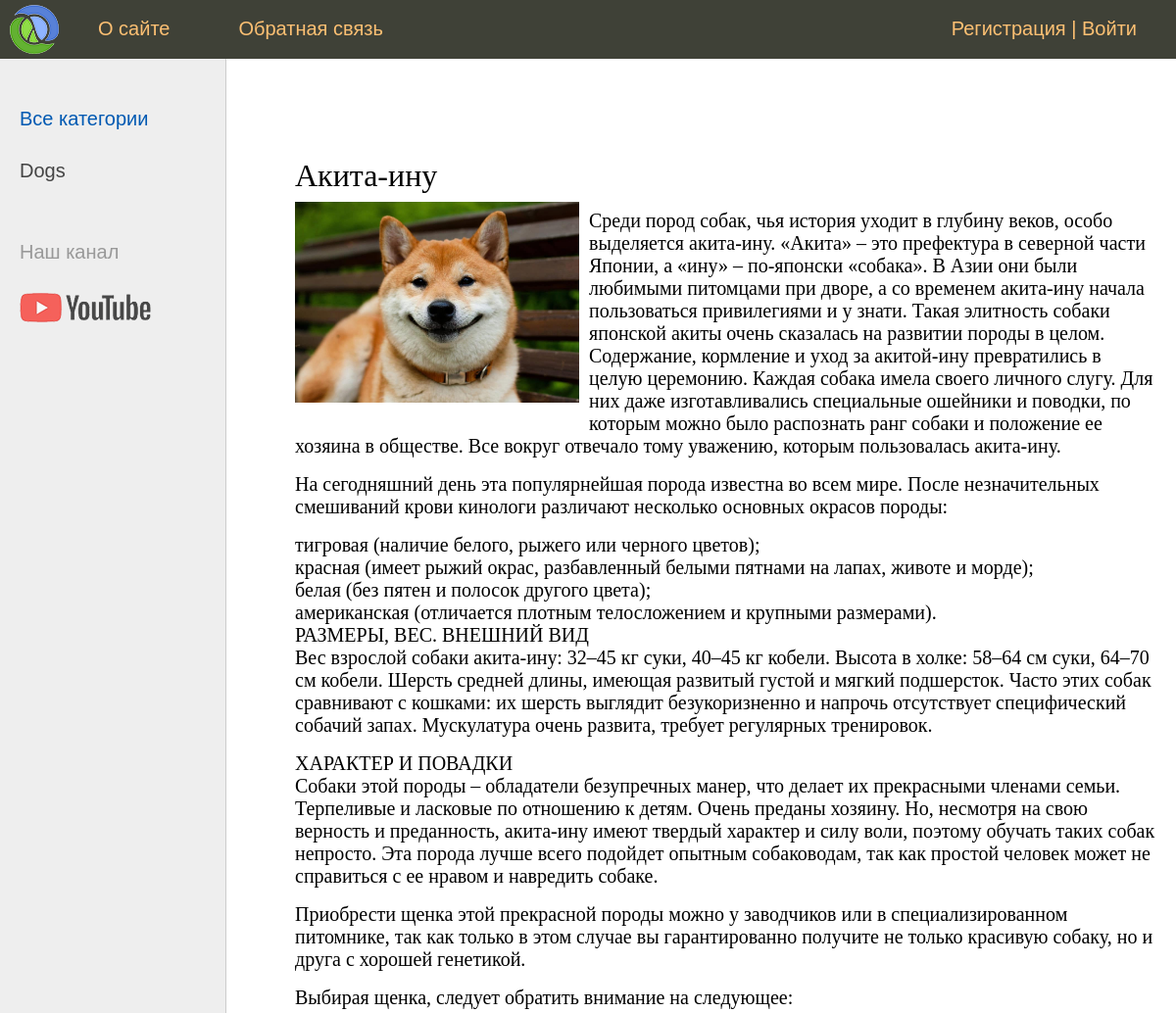
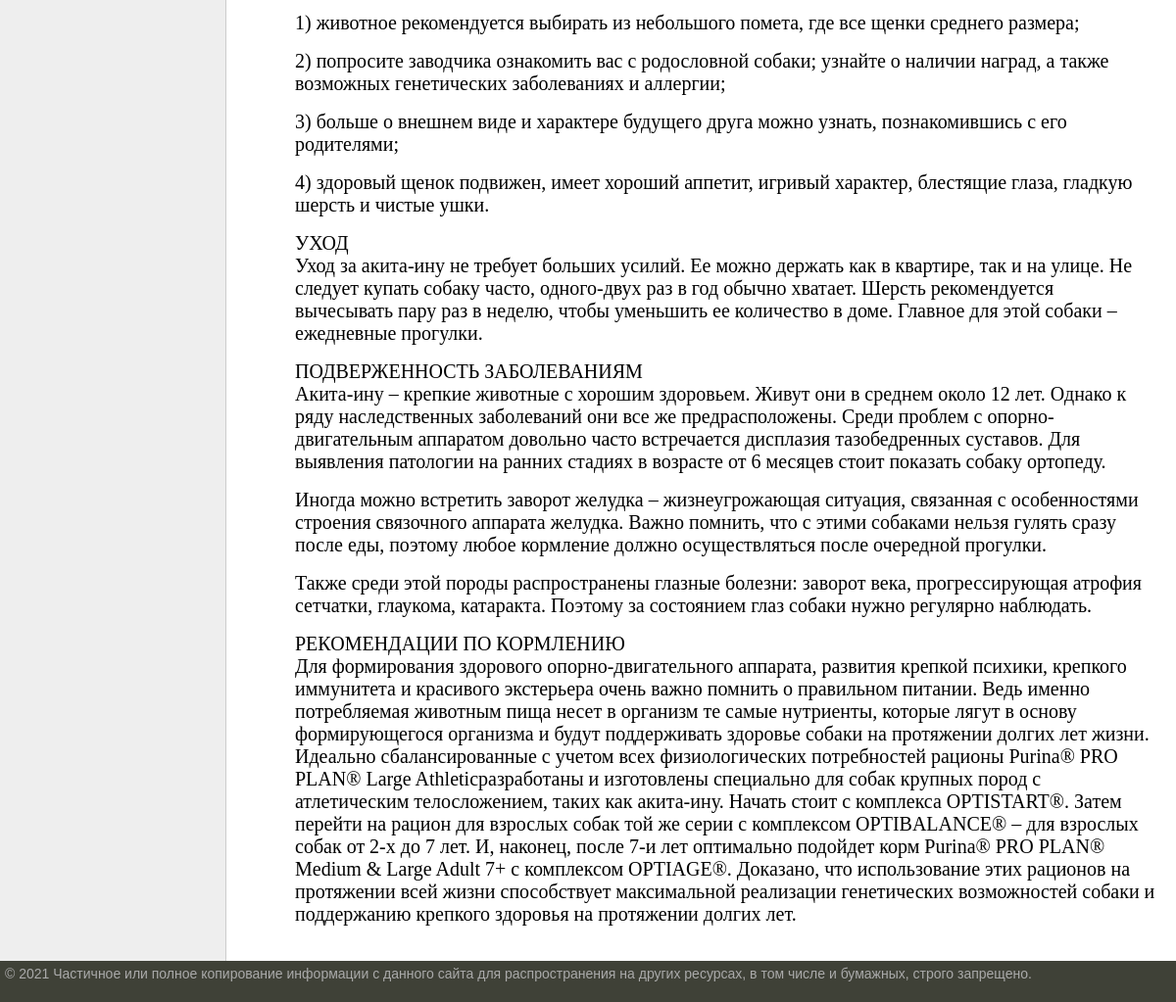
/post/akita-inu/, run on the app's committed database (2 pictures, top to bottom).
### homepets/models.py (models this page shows, shortened)
class Category(models.Model):
    name = models.CharField(max_length=100, db_index=True, verbose_name="Категория")
    slug = models.SlugField(max_length=255, unique=True, db_index=True, verbose_name="URL")
    class Meta:
        verbose_name ="категорию"
        verbose_name_plural = "Категория"
        ordering =["id"] #сортировка по имени
    def get_absolute_url(self):  # метод для базы данных({{ p.get_absolute_url }})
        return reverse("category", kwargs={'cat_slug': self.slug})

class Homepets(models.Model):
    title = models.CharField(max_length=255, verbose_name="Заголовок")
    slug = models.SlugField(max_length=255, unique=True, db_index=True, verbose_name="URL")
    content = models.TextField(blank=True, verbose_name="Текст статьи")
    time_create = models.DateTimeField(auto_now_add=True, verbose_name="Время создания")
    time_update = models.DateTimeField(auto_now=True, verbose_name="Время изменения")
    is_published = models.BooleanField(default=True, verbose_name="Публикация")
    photo = models.ImageField(upload_to="photos/%Y/%m/%d/", verbose_name="фото")
    cat = models.ForeignKey("Category", on_delete=models.PROTECT, verbose_name="Категория")
    def __str__(self):
        return self.title
    class Meta:
        verbose_name ="домашних животных"
        verbose_name_plural = "Домашние животные"
        ordering =["title"] #сортировка по имени

### homepets/views.py (the view)
# urls.py: path('post/<slug:post_slug>/', ShowPost.as_view(), name="post"),
class ShowPost(DataMixin, DetailView):
    model = Homepets
    template_name = "homepets/post.html"
    slug_url_kwarg = 'post_slug'
    context_object_name = 'post'
    def get_context_data(self, *, object_list=None,**kwargs): #отображение верхнего меню
        context = super().get_context_data(**kwargs)
        c_def = self.get_user_context(title=context['post'])
        context = dict(list(context.items()) + list(c_def.items()))  # обьеденили словари
        return context

### homepets/templatetags/homepets_tegs.py (called while the page is built)
@register.simple_tag(name="getcats")
def get_categories():
    return Category.objects.all()

### homepets/utils.py (called while the page is built)
    def get_user_context(self, **kwargs):
        context = kwargs
        cats = cache.get('cats')
        if not cats:
            cats = Category.objects.annotate(Count('homepets'))
            cache.set('cats', cats, 60)
        user_menu = menu.copy()
        if not self.request.user.is_authenticated:# проверка на авторизацию
            user_menu.pop(1)# если не авторизован удалем из меню "Добавить статью"
        context['menu'] = user_menu
        context['cats'] = cats
        if "cat_selected" not in context:
            context['cat_selected'] = 0
        return context

### homepets/templates/homepets/post.html
{% extends 'homepets/base.html' %}
{% block content %}
<h1>{{post.title}}</h1>
{% if post.photo %}
<p><img class="img-article-left" src={{post.photo.url}} ></p>
{% endif %}
{{post.content|linebreaks}}
{% endblock %}

### homepets/templates/homepets/base.html (shortened to what this page needs)
{% load static %}
{% load homepets_tegs %}
<link rel="stylesheet" href="https://cdn.jsdelivr.net/npm/bootstrap@4.0.0/dist/css/bootstrap.min.css">
<html>
<head>
	<link type="text/css" href="{% static 'homepets/css/styles.css' %}" rel="stylesheet" />
</head>
<body>
<table class="table-page" border=0 cellpadding="0" cellspacing="0">
<tr><td valign=top>
{% block mainmenu %}
		<div class="header">
			<ul id="mainmenu" class="mainmenu">
			<li class="logo"><a href="{% url 'home' %}"><div class="logo"></div></a></li>
{% for m in menu %}
			<li><a href="{% url m.url_name %}">{{m.title}}</a></li>
{% endfor %}
				{% if request.user.is_authenticated %}
				<li class="last"> {{user.username}} | <a href="{% url 'logout' %}">Выйти</a></li>
				{% else %}
				<li class="last"><a href="{% url 'register' %}">Регистрация</a> | <a href="{% url 'login' %}">Войти</a></li>
				{% endif %}
			</ul>
		</div>
{% endblock mainmenu %}
<table class="table-content" border=0 cellpadding="0" cellspacing="0">
<tr>
	<td valign="top" class="left-chapters">
	<ul id="leftchapters">
{% if cat_selected == 0 %}
		<li class="selected">Все категории</li>
{% else %}
		<li><a href="{% url 'home' %}">Все категории</a></li>
{% endif %}
{% for c in cats %}
{% if c.homepets__count > 0 %}
		{% if c.pk == cat_selected %}
			<li class="selected">{{c.name}}</li>
		{% else %}
			<li><a href="{{ c.get_absolute_url}}">{{c.name}}</a> </li>
		{% endif %}
{% endif %}
{% endfor %}
		<li class="share">
		<p>Наш канал</p>
		<a class="share-yt" href="https://www.youtube.com/channel/UClJzWfGWuGJL2t-3dYKcHTA/playlists" target="_blank" rel="nofollow"></a>
		</li>
	</ul>
</td>
<td valign="top" class="content">
	<div class="content-text">
{% block content %}
{% endblock %}
	</div>
</td></tr></table>
</td></tr>
<tr><td valign=top>
	<div id="footer">
		<p>&copy; 2021 Частичное или полное копирование информации с данного сайта для распространения на других ресурсах, в том числе и бумажных, строго запрещено.</p>
	</div>
</td></tr></table>
</body>
</html>

### homepets/static/homepets/css/styles.css (style rules this page uses)
html, body { font-family: 'Arial'; margin: 0; padding: 0; height: 100%; width: 100%; color: #444; }
a { color: #0059b2; text-decoration: none; }
img { max-width: 600px; height: auto; }
img.img-article-left { max-width: 300px; height: auto; float: left; padding: 0 10px 10px 0; }
.table-page { width: 100%; height: 100%; vertical-align: top; }
.table-page tr { height: 100%; }
.header { background: #3F4137; height: 60px; }
.logo { background: url('../images/logo.png') no-repeat 10px 5px; width: 70px; height: 60px; }
ul.mainmenu { list-style: none; margin: 0; padding: 0; height: 60px; color: #fdc073; font-size: 20px; overflow: hidden; }
ul.mainmenu li { float: left; margin: 18px 40px 0 30px; }
ul.mainmenu li.logo { margin: 0; }
ul.mainmenu li.last { float: right; }
ul.mainmenu li a { color: #fdc073; text-decoration: none; }
.table-content { width: 100%; min-height: 100%; height: 100%; }
.left-chapters { margin: 0; background: #eee; border-right: 1px solid #ccc; min-height: 100%; }
.left-chapters ul { width: 230px; min-height: 100%; margin: 0; padding: 20px 10px 10px 20px; list-style: none; font-size: 20px; }
.left-chapters ul li { margin: 30px 0 0 0; color: #999; }
.left-chapters ul li.selected { color: #0059b2; }
.left-chapters ul li a { color: #444; text-decoration: none; }
.left-chapters ul li.share { margin: 60px 0 0 0; }
.left-chapters ul li.share p { margin: 30px 0 30px 0; }
.left-chapters ul li.share a { display: inline-block; width: 40px; height: 40px; margin: 0 20px 0 0; }
.left-chapters ul li.share a.share-yt { width: 100%; height: 30px; background: url('../images/share_yt.png') no-repeat 0 0 }
.content { padding: 40px 20px 20px 40px; width: 100%; box-sizing: border-box; }
.content-text { margin: 60px 0 0 30px; color: #000; font-size: 20px; font-family: Yandex Sans Display Light; }
.content-text h1 { font-size: 32px; }
#footer { box-sizing: border-box; background: #3F4137; padding: 5px; color: #aaa; font-size: 14px; font-family: Verdana, Geneva, Arial, Helvetica; text-align: left; overflow: hidden; }

### data on the page
Category: name "Dogs"
Homepets: title "Акита-ину", photo (picture), content "Среди пород собак, чья история уходит в глубину веков, особо выделяется акита-ину. «Акита» – это префектура в северной части Японии, а «ину» – по-японски «собака». В Азии они были любимыми питомцами при дворе, а со временем акита-ину начала пользоваться привилегиями и у знати. Такая элитность собаки японской акиты очень сказалась на развитии породы в целом. Содержание, кормление и уход за акитой-ину превратились в целую церемонию. Каждая собака имела своего личного слугу. Для них даже изготавливались специальные ошейники и поводки, по которым можно было распознать ранг собаки и положение ее хозяина в обществе. Все вокруг отвечало тому уважению, которым пользовалась акита-ину. На сегодняшний…"

### other printed values
{{ m.title }} "О сайте" "Обратная связь"
